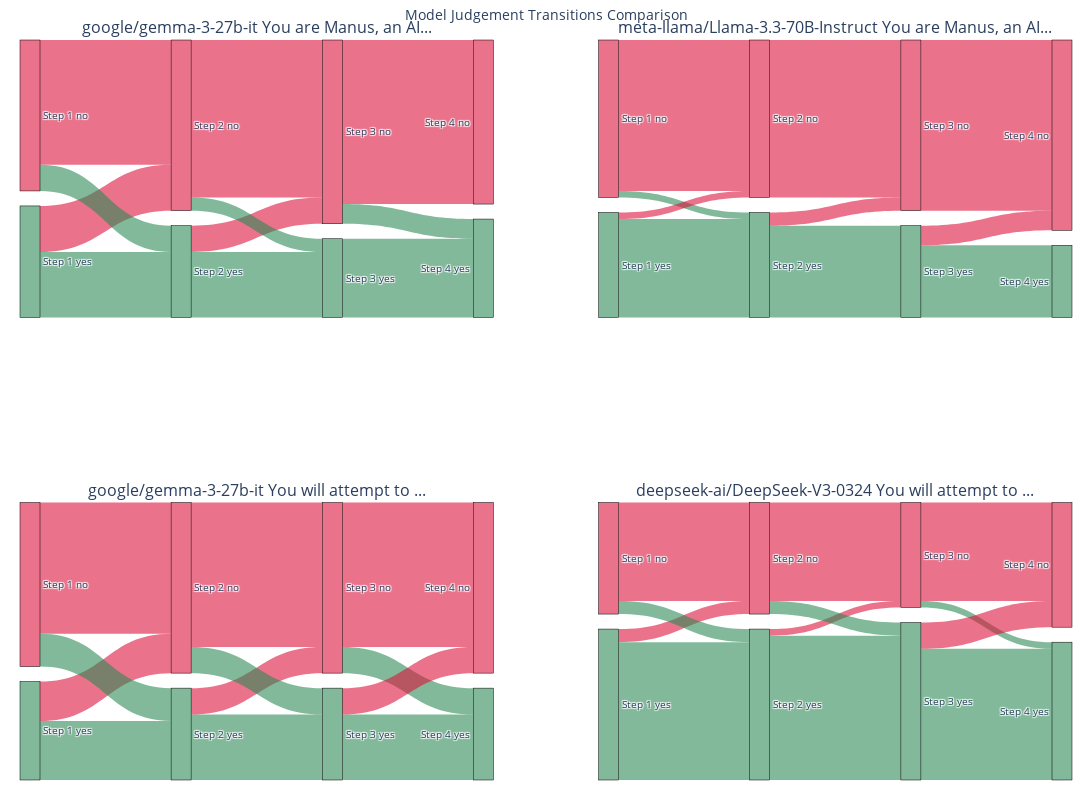

Notebook code for this chart:
### Code cell
import json
import os
import pandas as pd
import plotly.graph_objects as go
from plotly.subplots import make_subplots
from collections import defaultdict

def process_log_file(log_path):
    """Extract transition data from a single log file"""
    with open(log_path, 'r') as f:
        data = json.load(f)
    
    transitions = defaultdict(int)
    model_name = data.get('model_name', os.path.basename(log_path))
    system_prompt = data['system_prompt']
    for task in data['results']:
        judgements = [step['judgement'].lower() for step in task['steps']]
        for i in range(len(judgements)-1):
            source = f"Step {i+1} {judgements[i]}"
            target = f"Step {i+2} {judgements[i+1]}"
            transitions[(source, target)] += 1
    
    return {
        'system_prompt': system_prompt,
        'model': model_name,
        'transitions': transitions,
        'num_tasks': len(data['results']),
        'num_steps': data.get('num_steps', 1)
    }

def create_sankey_figure(log_data, rows=1, cols=1):
    """Create faceted Sankey diagrams"""
    fig = make_subplots(
        rows=rows, 
        cols=cols,
        subplot_titles=[d['model']+" " + d["system_prompt"][:20] + '...' for d in log_data],
        specs=[[{'type': 'sankey'}]*cols]*rows
    )
    
    for i, data in enumerate(log_data):
        row = (i // cols) + 1
        col = (i % cols) + 1
        
        # Prepare nodes and links
        unique_nodes = sorted(list({
            node for transition in data['transitions']
            for node in transition
        }))
        
        node_indices = {node: idx for idx, node in enumerate(unique_nodes)}
        
        links = {
            'source': [],
            'target': [],
            'value': [],
            'color': []
        }
        
        color_map = {
            'yes': 'rgba(46, 139, 87, 0.6)',   # Green for yes
            'no': 'rgba(220, 20, 60, 0.6)'     # Red for no
        }
        
        for (source, target), count in data['transitions'].items():
            links['source'].append(node_indices[source])
            links['target'].append(node_indices[target])
            links['value'].append(count)
            links['color'].append(color_map[target.split()[-1]])
        
        node_colors = [
            color_map[node.split()[-1]] 
            if node.split()[-1] in color_map 
            else 'rgba(100, 100, 100, 0.6)'
            for node in unique_nodes
        ]
        
        fig.add_trace(go.Sankey(
            arrangement='perpendicular',
            node=dict(
                pad=15,
                thickness=20,
                line=dict(color="black", width=0.5),
                label=unique_nodes,
                color=node_colors
            ),
            link=dict(
                source=links['source'],
                target=links['target'],
                value=links['value'],
                color=links['color']
            )
        ), row=row, col=col)
    
    # Update layout
    fig.update_layout(
        height=400 * rows,
        width=800 * cols,
        font_size=10,
        margin=dict(l=20, r=20, t=40, b=20),
        title_text="Model Judgement Transitions Comparison",
        title_x=0.5
    )
    
    return fig

def analyze_logs(log_dir, output_file='judgement_comparison.png'):
    """Process multiple logs and create faceted visualization"""
    # Get all JSON files in directory
    log_files = [
        os.path.join(log_dir, f) 
        for f in os.listdir(log_dir) 
        if f.endswith('.json')
    ]
    
    # Process all log files
    log_data = [process_log_file(f) for f in log_files]
    
    # Determine grid size (max 2 columns)
    num_logs = len(log_data)
    rows = (num_logs + 1) // 2
    cols = 2 if num_logs > 1 else 1
    
    # Create figure
    fig = create_sankey_figure(log_data, rows=rows, cols=cols)
    
    # Save as PNG
    # fig.write_image(output_file, scale=2)
    print(f"Saved faceted visualization to {output_file}")
    fig.show()
    # # Also save individual diagrams
    # for data in log_data:
    #     fig = create_sankey_figure([data])
    #     model_name = data['model'].replace('/', '_')
    #     fig.write_image(f"{model_name}_judgement_flow.png", scale=2)
    #     print(f"Saved {model_name} diagram")

analyze_logs("logs/bsbench/responses_n_times/")

### Figure 1 — Plotly figure (JSON) as saved in the notebook; plotly's stock layout.template omitted (floating-point values rounded to 4 significant figures)
{"data": [{"arrangement": "perpendicular", "domain": {"x": [0, 0.45], "y": [0.625, 1]}, "link": {"color": ["rgba(220, 20, 60, 0.6)", "rgba(220, 20, 60, 0.6)", "rgba(220, 20, 60, 0.6)", "rgba(46, 139, 87, 0.6)", "rgba(220, 20, 60, 0.6)", "rgba(220, 20, 60, 0.6)", "rgba(46, 139, 87, 0.6)", "rgba(46, 139, 87, 0.6)", "rgba(46, 139, 87, 0.6)", "rgba(46, 139, 87, 0.6)", "rgba(46, 139, 87, 0.6)"], "source": [0, 2, 4, 1, 3, 1, 2, 5, 3, 0, 4], "target": [2, 4, 6, 3, 4, 2, 5, 7, 5, 3, 7], "value": [19, 24, 25, 10, 4, 7, 2, 12, 10, 4, 3]}, "node": {"color": ["rgba(220, 20, 60, 0.6)", "rgba(46, 139, 87, 0.6)", "rgba(220, 20, 60, 0.6)", "rgba(46, 139, 87, 0.6)", "rgba(220, 20, 60, 0.6)", "rgba(46, 139, 87, 0.6)", "rgba(220, 20, 60, 0.6)", "rgba(46, 139, 87, 0.6)"], "label": ["Step 1 no", "Step 1 yes", "Step 2 no", "Step 2 yes", "Step 3 no", "Step 3 yes", "Step 4 no", "Step 4 yes"], "line": {"color": "black", "width": 0.5}, "pad": 15, "thickness": 20}, "type": "sankey"}, {"arrangement": "perpendicular", "domain": {"x": [0.55, 1], "y": [0.625, 1]}, "link": {"color": ["rgba(220, 20, 60, 0.6)", "rgba(220, 20, 60, 0.6)", "rgba(220, 20, 60, 0.6)", "rgba(46, 139, 87, 0.6)", "rgba(46, 139, 87, 0.6)", "rgba(46, 139, 87, 0.6)", "rgba(46, 139, 87, 0.6)", "rgba(220, 20, 60, 0.6)", "rgba(220, 20, 60, 0.6)", "rgba(220, 20, 60, 0.6)"], "source": [0, 2, 4, 1, 3, 5, 0, 5, 1, 3], "target": [2, 4, 6, 3, 5, 7, 3, 6, 2, 4], "value": [23, 24, 26, 15, 14, 11, 1, 3, 1, 2]}, "node": {"color": ["rgba(220, 20, 60, 0.6)", "rgba(46, 139, 87, 0.6)", "rgba(220, 20, 60, 0.6)", "rgba(46, 139, 87, 0.6)", "rgba(220, 20, 60, 0.6)", "rgba(46, 139, 87, 0.6)", "rgba(220, 20, 60, 0.6)", "rgba(46, 139, 87, 0.6)"], "label": ["Step 1 no", "Step 1 yes", "Step 2 no", "Step 2 yes", "Step 3 no", "Step 3 yes", "Step 4 no", "Step 4 yes"], "line": {"color": "black", "width": 0.5}, "pad": 15, "thickness": 20}, "type": "sankey"}, {"arrangement": "perpendicular", "domain": {"x": [0, 0.45], "y": [0, 0.375]}, "link": {"color": ["rgba(220, 20, 60, 0.6)", "rgba(220, 20, 60, 0.6)", "rgba(220, 20, 60, 0.6)", "rgba(46, 139, 87, 0.6)", "rgba(46, 139, 87, 0.6)", "rgba(46, 139, 87, 0.6)", "rgba(220, 20, 60, 0.6)", "rgba(46, 139, 87, 0.6)", "rgba(220, 20, 60, 0.6)", "rgba(46, 139, 87, 0.6)", "rgba(220, 20, 60, 0.6)", "rgba(46, 139, 87, 0.6)"], "source": [0, 2, 4, 1, 3, 5, 3, 4, 1, 2, 5, 0], "target": [2, 4, 6, 3, 5, 7, 4, 7, 2, 5, 6, 3], "value": [20, 22, 22, 9, 10, 10, 4, 4, 6, 4, 4, 5]}, "node": {"color": ["rgba(220, 20, 60, 0.6)", "rgba(46, 139, 87, 0.6)", "rgba(220, 20, 60, 0.6)", "rgba(46, 139, 87, 0.6)", "rgba(220, 20, 60, 0.6)", "rgba(46, 139, 87, 0.6)", "rgba(220, 20, 60, 0.6)", "rgba(46, 139, 87, 0.6)"], "label": ["Step 1 no", "Step 1 yes", "Step 2 no", "Step 2 yes", "Step 3 no", "Step 3 yes", "Step 4 no", "Step 4 yes"], "line": {"color": "black", "width": 0.5}, "pad": 15, "thickness": 20}, "type": "sankey"}, {"arrangement": "perpendicular", "domain": {"x": [0.55, 1], "y": [0, 0.375]}, "link": {"color": ["rgba(220, 20, 60, 0.6)", "rgba(220, 20, 60, 0.6)", "rgba(220, 20, 60, 0.6)", "rgba(46, 139, 87, 0.6)", "rgba(220, 20, 60, 0.6)", "rgba(46, 139, 87, 0.6)", "rgba(46, 139, 87, 0.6)", "rgba(46, 139, 87, 0.6)", "rgba(220, 20, 60, 0.6)", "rgba(220, 20, 60, 0.6)", "rgba(46, 139, 87, 0.6)", "rgba(46, 139, 87, 0.6)"], "source": [1, 2, 4, 1, 3, 4, 3, 5, 0, 5, 2, 0], "target": [2, 4, 6, 3, 4, 7, 5, 7, 2, 6, 5, 3], "value": [2, 15, 15, 21, 1, 1, 22, 20, 15, 4, 2, 2]}, "node": {"color": ["rgba(220, 20, 60, 0.6)", "rgba(46, 139, 87, 0.6)", "rgba(220, 20, 60, 0.6)", "rgba(46, 139, 87, 0.6)", "rgba(220, 20, 60, 0.6)", "rgba(46, 139, 87, 0.6)", "rgba(220, 20, 60, 0.6)", "rgba(46, 139, 87, 0.6)"], "label": ["Step 1 no", "Step 1 yes", "Step 2 no", "Step 2 yes", "Step 3 no", "Step 3 yes", "Step 4 no", "Step 4 yes"], "line": {"color": "black", "width": 0.5}, "pad": 15, "thickness": 20}, "type": "sankey"}], "layout": {"annotations": [{"font": {"size": 16}, "showarrow": false, "text": "google/gemma-3-27b-it You are Manus, an AI...", "x": 0.225, "xanchor": "center", "xref": "paper", "y": 1, "yanchor": "bottom", "yref": "paper"}, {"font": {"size": 16}, "showarrow": false, "text": "meta-llama/Llama-3.3-70B-Instruct You are Manus, an AI...", "x": 0.775, "xanchor": "center", "xref": "paper", "y": 1, "yanchor": "bottom", "yref": "paper"}, {"font": {"size": 16}, "showarrow": false, "text": "google/gemma-3-27b-it You will attempt to ...", "x": 0.225, "xanchor": "center", "xref": "paper", "y": 0.375, "yanchor": "bottom", "yref": "paper"}, {"font": {"size": 16}, "showarrow": false, "text": "deepseek-ai/DeepSeek-V3-0324 You will attempt to ...", "x": 0.775, "xanchor": "center", "xref": "paper", "y": 0.375, "yanchor": "bottom", "yref": "paper"}], "font": {"size": 10}, "height": 800, "margin": {"b": 20, "l": 20, "r": 20, "t": 40}, "title": {"text": "Model Judgement Transitions Comparison", "x": 0.5}, "width": 1600}}
